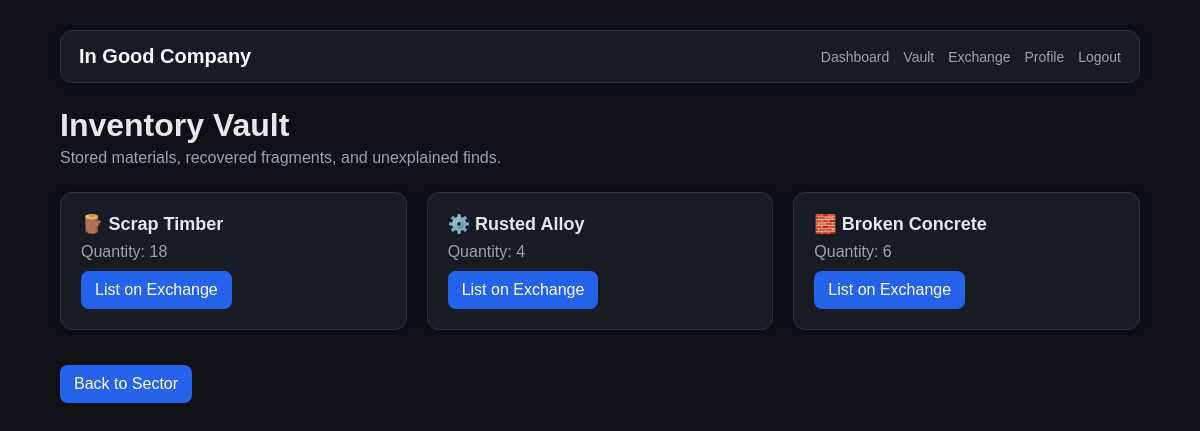
Before: /inventory (signed in) with the older database file.
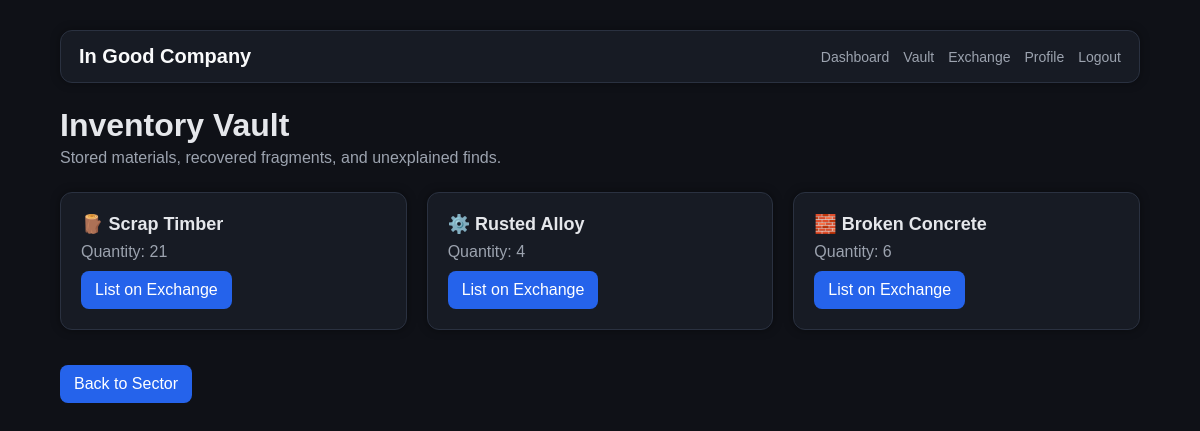
After: the same page with the newer database file.
### models/inventory.py (models this page shows)
class Inventory(db.Model):
    id = db.Column(db.Integer, primary_key=True)
    user_id = db.Column(db.Integer, db.ForeignKey("user.id"))
    resource_name = db.Column(db.String(50), nullable=False)
    quantity = db.Column(db.Integer, default=0)

### app.py (the view)
@app.route("/inventory")
@login_required
def inventory():
    items = Inventory.query.filter_by(
        user_id=current_user.id
    ).all()
    return render_template(
        "inventory.html",
        items=items
    )

### app.py (called while the page is built)
@login_manager.user_loader
def load_user(user_id):
    return User.query.get(int(user_id))

### templates/inventory.html (shortened to what this page needs)
<!DOCTYPE html>
<html>
<head>
    <link rel="stylesheet" href="/static/style.css">
</head>
<body>
    <div class="container">
        <div class="nav">
            <div class="nav-brand">
                In Good Company
            </div>
            <div class="nav-links">
                <a href="/dashboard">Dashboard</a>
                <a href="/inventory">Vault</a>
                <a href="/market">Exchange</a>
                <a href="/player/{{ current_user.username }}">Profile</a>
                <a href="/logout">Logout</a>
            </div>
        </div>
        <div class="title">
            Inventory Vault
        </div>
        <div class="subtitle">
            Stored materials, recovered fragments, and unexplained finds.
        </div>
        <div class="grid">
            {% for item in items %}
            <div class="item-card {% if item.resource_name not in ['wood', 'stone', 'metal'] %}rare-item{% endif %}">
                <div class="item-name">
                    {% if item.resource_name == "wood" %}
                    🪵 Scrap Timber
                    {% elif item.resource_name == "stone" %}
                    🧱 Broken Concrete
                    {% elif item.resource_name == "metal" %}
                    ⚙️ Rusted Alloy
                    {% else %}
                    ⚡ {{ item.resource_name }}
                    {% endif %}
                </div>
                <div class="item-qty">
                    Quantity: {{ item.quantity }}
                </div>
                <a class="button" href="/sell/{{ item.resource_name }}">
                    List on Exchange
                </a>
            </div>
            {% endfor %}
        </div>
        <div class="back">
            <a class="button" href="/dashboard">
                Back to Sector
            </a>
        </div>
    </div>
</body>
</html>

Changed rows visible on the page:
changed Inventory (number 1 of 3 on the later page): quantity "18" → "21"
